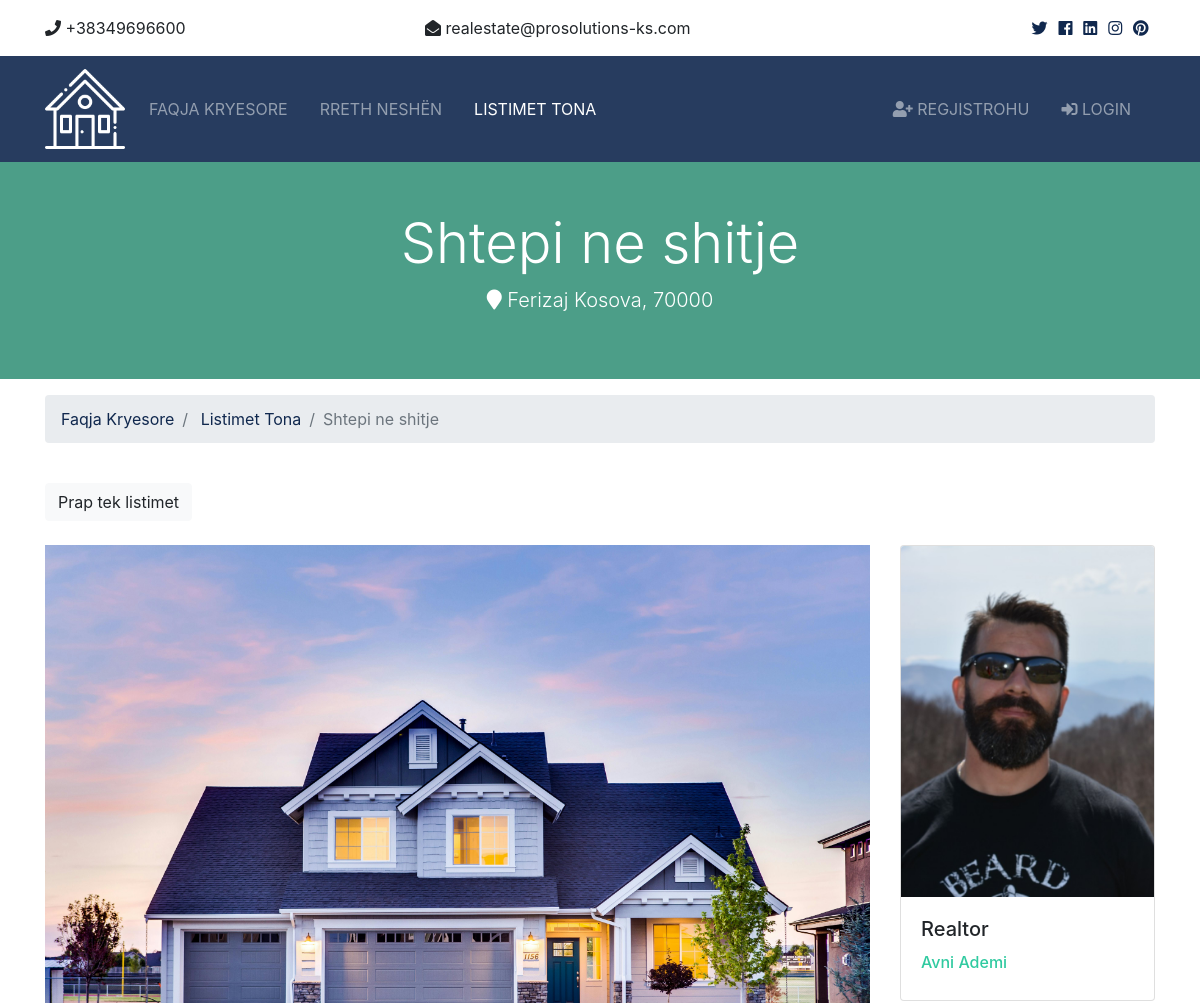
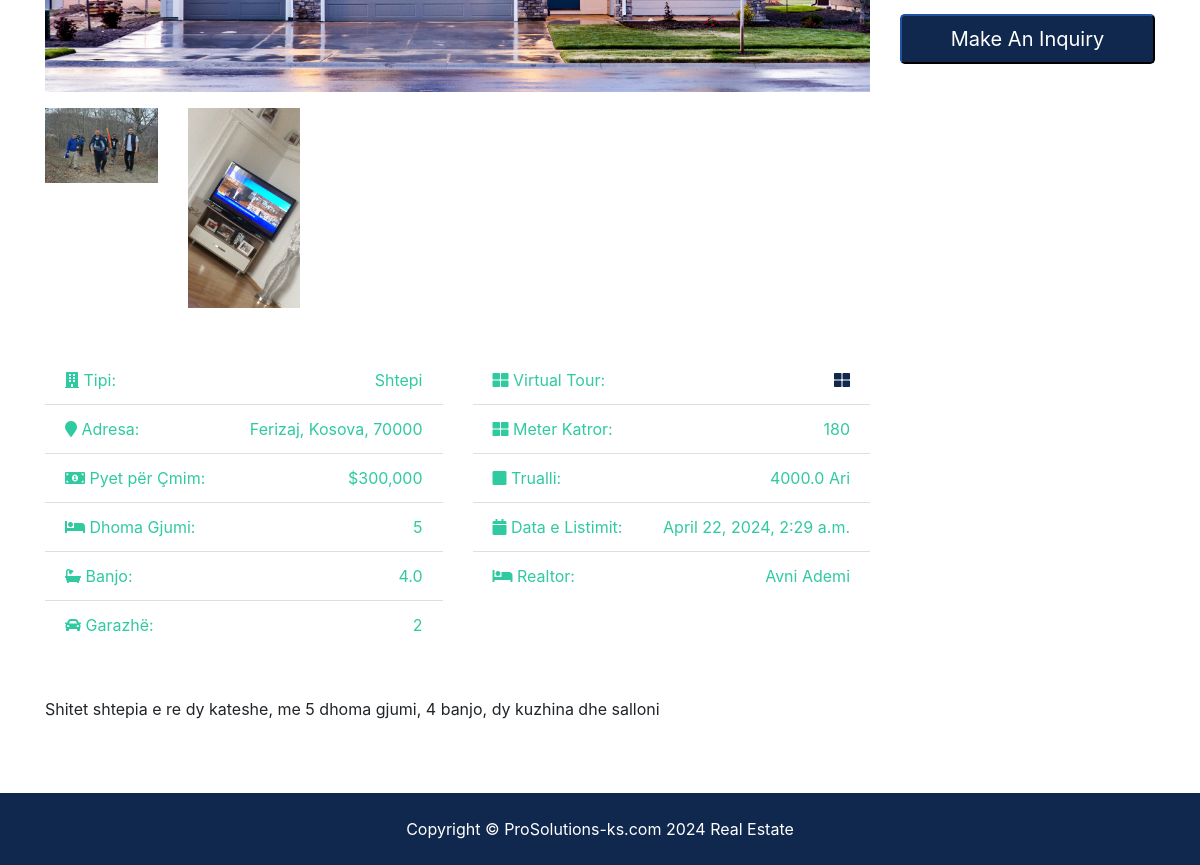
Page /listings/1 on the committed database (2 pictures, top to bottom).
### listings/models.py (models this page shows, shortened)
class Listing(models.Model):
  realtor = models.ForeignKey(Realtor, on_delete=models.DO_NOTHING)
  title = models.CharField(max_length=200)
  address = models.CharField(max_length=200)
  city = models.CharField(max_length=100)
  state = models.CharField(max_length=100)
  zipcode = models.CharField(max_length=20)
  type = models.CharField(max_length=100, default='Shtepi') #default
  description = models.TextField(blank=True)
  price = models.IntegerField()
  bedrooms = models.IntegerField()
  bathrooms = models.DecimalField(max_digits=2, decimal_places=1)
  garage = models.IntegerField(default=0)
  sqft = models.IntegerField()
  lot_size = models.DecimalField(max_digits=5, decimal_places=1)
  photo_main = models.ImageField(upload_to='photos/%Y/%m/%d/')
  photo_1 = models.ImageField(upload_to='photos/%Y/%m/%d/', blank=True)
  photo_2 = models.ImageField(upload_to='photos/%Y/%m/%d/', blank=True)
  photo_3 = models.ImageField(upload_to='photos/%Y/%m/%d/', blank=True)
  photo_4 = models.ImageField(upload_to='photos/%Y/%m/%d/', blank=True)
  photo_5 = models.ImageField(upload_to='photos/%Y/%m/%d/', blank=True)
  photo_6 = models.ImageField(upload_to='photos/%Y/%m/%d/', blank=True)
  is_published = models.BooleanField(default=True)
  list_date = models.DateTimeField(default=datetime.now, blank=True)

### realtors/models.py (models this page shows)
class Realtor(models.Model):
  name = models.CharField(max_length=200)
  photo = models.ImageField(upload_to='photos/%Y/%m/%d/')
  description = models.TextField(blank=True)
  phone = models.CharField(max_length=20)
  email = models.CharField(max_length=50)
  is_mvp = models.BooleanField(default=False)
  hire_date = models.DateTimeField(default=datetime.now, blank=True)
  def __str__(self):
    return self.name

### listings/views.py (the view)
# urls.py: path('<int:listing_id>', views.listing, name='listing'),
def listing(request, listing_id):
  listing = get_object_or_404(Listing, pk=listing_id)
  context = {
    'listing': listing
  }
  return render(request, 'listings/listing.html', context)

### templates/listings/listing.html (shortened to what this page needs)
{% extends 'base.html' %}
{% load humanize %}
{% block content %}
<section id="showcase-inner" class="py-5 text-white">
    <div class="container">
      <div class="row text-center">
        <div class="col-md-12">
          <h1 class="display-4">{{ listing.title }}</h1>
          <p class="lead">
            <i class="fas fa-map-marker"></i> {{ listing.city }} {{ listing.state }}, {{ listing.zipcode }}</p>
        </div>
      </div>
    </div>
  </section>
  <section id="bc" class="mt-3">
    <div class="container">
      <nav>
        <ol class="breadcrumb">
          <li class="breadcrumb-item">
            <a href="{% url 'index' %}">Faqja Kryesore</a>
          </li>
          <li class="breadcrumb-item">
            <a href="{% url 'listings' %}">Listimet Tona</a>
          </li>
          <li class="breadcrumb-item active">{{ listing.title }}</li>
        </ol>
      </nav>
    </div>
  </section>
  <section id="listing" class="py-4">
    <div class="container">
      <a href="{% url 'listings' %}" class="btn btn-light mb-4">Prap tek listimet</a>
      <div class="row">
        <div class="col-md-9">
          <img src="{{ listing.photo_main.url }}" alt="" class="img-main img-fluid mb-3">
          <div class="row mb-5 thumbs">
            {% if listing.photo_1 %}
            <div class="col-md-2">
              <a href="{{ listing.photo_1.url }}" data-lightbox="home-images">
                <img src="{{ listing.photo_1.url }}" alt="" class="img-fluid">
              </a>
            </div>
            {% endif %}
            {% if listing.photo_2 %}
            <div class="col-md-2">
              <a href="{{ listing.photo_2.url }}" data-lightbox="home-images">
                <img src="{{ listing.photo_2.url }}" alt="" class="img-fluid">
              </a>
            </div>
            {% endif %}
          </div>
          <div class="row mb-5 fields">
            <div class="col-md-6">
              <ul class="list-group list-group-flush">
                <li class="list-group-item text-secondary">
                  <i class="fas fa-building"></i> Tipi:
                  <span class="float-right">{{ listing.type }}</span>
                </li>
                <li class="list-group-item text-secondary">
                <i class="fas fa-map-marker"></i> Adresa:
                <span class="float-right"> {{listing.city}}, {{listing.state}}, {{listing.zipcode}}
                </span>
                </li>
                <li class="list-group-item text-secondary">
                  <i class="fas fa-money-bill-alt"></i> Pyet për Çmim:
                  <span class="float-right">${{ listing.price | intcomma }}</span>
                </li>
                <li class="list-group-item text-secondary">
                  <i class="fas fa-bed"></i> Dhoma Gjumi:
                  <span class="float-right">{{ listing.bedrooms }}</span>
                </li>
                <li class="list-group-item text-secondary">
                  <i class="fas fa-bath"></i> Banjo:
                  <span class="float-right">{{ listing.bathrooms }}</span>
                </li>
                <li class="list-group-item text-secondary">
                  <i class="fas fa-car"></i> Garazhë:
                  <span class="float-right">{{ listing.garage }}
                  </span>
                </li>
              </ul>
            </div>
            <div class="col-md-6">
              <ul class="list-group list-group-flush">
                <li class="list-group-item text-secondary">
                  <i class="fas fa-th-large"></i> Virtual Tour:
                  <span class="float-right">
                    <a href="https://my.matterport.com/show/?m=RMgmD8x9xfn" target="_blank">
                      <i class="fas fa-th-large"></i>
                    </a>
                  </span>
                </li>
                <li class="list-group-item text-secondary">
                  <i class="fas fa-th-large"></i> Meter Katror:
                  <span class="float-right">{{ listing.sqft }}</span>
                </li>
                <li class="list-group-item text-secondary">
                  <i class="fas fa-square"></i> Trualli:
                  <span class="float-right">{{ listing.lot_size }} Ari
                  </span>
                </li>
                <li class="list-group-item text-secondary">
                  <i class="fas fa-calendar"></i> Data e Listimit:
                  <span class="float-right">{{ listing.list_date }}</span>
                </li>
                <li class="list-group-item text-secondary">
                  <i class="fas fa-bed"></i> Realtor:
                  <span class="float-right">{{ listing.realtor }}
                  </span>
                </li>
              </ul>
            </div>
          </div>
          <div class="row mb-5">
            <div class="col-md-12">
                {{ listing.description }}
            </div>
          </div>
        </div>
        <div class="col-md-3">
          <div class="card mb-3">
            <img class="card-img-top" src="{{ listing.realtor.photo.url }}" alt="">
            <div class="card-body">
              <h5 class="card-title">Realtor</h5>
              <h6 class="text-secondary">{{ listing.realtor }}</h6>
            </div>
          </div>
          <button class="btn-primary btn-block btn-lg" data-toggle="modal" data-target="#inquiryModal">Make An Inquiry</button>
        </div>
      </div>
    </div>
  </section>
{% endblock %}

### templates/base.html (shortened to what this page needs)
{% load static %}
<!DOCTYPE html>
<html lang="en">
<head>
  <link rel="stylesheet" href="{% static 'css/all.css' %}">
  <link rel="stylesheet" href="{% static 'css/bootstrap.css' %}">
  <link rel="stylesheet" href="{% static 'css/style.css' %}">
  <link rel="stylesheet" href="{% static 'css/lightbox.min.css' %}">
</head>
<body>
  {% include 'partials/_topbar.html' %}
  {% include 'partials/_navbar.html' %}
  {% block content %} {% endblock %}
  {% include 'partials/_footer.html' %}
</body>
</html>

### templates/partials/_topbar.html
  <section id="top-bar" class="p-3">
    <div class="container">
      <div class="row">
        <div class="col-md-4">
          <i class="fas fa-phone"></i> +38349696600
        </div>
        <div class="col-md-4">
          <i class="fas fa-envelope-open"></i> realestate@prosolutions-ks.com
        </div>
        <div class="col-md-4">
          <div class="social text-right">
            <a href="#">
              <i class="fab fa-twitter"></i>
            </a>
            <a href="#">
              <i class="fab fa-facebook"></i>
            </a>
            <a href="#">
              <i class="fab fa-linkedin"></i>
            </a>
            <a href="#">
              <i class="fab fa-instagram"></i>
            </a>
            <a href="#">
              <i class="fab fa-pinterest"></i>
            </a>
          </div>
        </div>
      </div>
    </div>
  </section>

### templates/partials/_navbar.html (shortened to what this page needs)
{% load static %}
<nav class="navbar navbar-expand-lg navbar-dark bg-primary sticky-top">
    <div class="container">
      <a class="navbar-brand" href="{% url 'index' %}">
        <img src="{% static 'img/logo.png' %}" class="logo" alt="">
      </a>
      <div class="collapse navbar-collapse" id="navbarNavAltMarkup">
        <ul class="navbar-nav">
          <li
            {% if '/' == request.path %}
              class="nav-item active mr-3"
            {% else %}
              class="nav-item mr-3"
            {% endif %}
          >
            <a class="nav-link" href="{% url 'index' %}">Faqja Kryesore</a>
          </li>
          <li
            {% if 'about' in request.path %}
              class="nav-item active mr-3"
            {% else %}
              class="nav-item mr-3"
            {% endif %}
          >
            <a class="nav-link" href="{% url 'about' %}">Rreth Neshën</a>
          </li>
          <li
            {% if 'listings' in request.path %}
              class="nav-item active mr-3"
            {% else %}
              class="nav-item mr-3"
            {% endif %}
          >
            <a class="nav-link" href="{% url 'listings' %}">Listimet Tona</a>
          </li>
        </ul>
        <ul class="navbar-nav ml-auto">
          {% if user.is_authenticated %}
            <li
            {% if 'dashboard' in request.path %}
              class="nav-item active mr-3"
            {% else %}
              class="nav-item mr-3"
            {% endif %}
            >
              <a class="nav-link" href="{% url 'dashboard' %}">
               Mirësevini {{ user.username }} (Paneli Punes)</a>
            </li>
            <li class="nav-item mr-3">
              <a href="javascript:{document.getElementById('logout').submit()}" class="nav-link">
                <i class="fas fa-sign-out-alt"></i> Logout
              </a>
              <form action="{% url 'logout' %}" method="POST" id="logout">
                {% csrf_token %}
                <input type="hidden">
              </form>
            </li>
          {% else %}
            <li
            {% if 'register' in request.path %}
              class="nav-item active mr-3"
            {% else %}
              class="nav-item mr-3"
            {% endif %}
            >
              <a class="nav-link" href="{% url 'register' %}">
                <i class="fas fa-user-plus"></i> Regjistrohu</a>
            </li>
            <li
            {% if 'login' in request.path %}
              class="nav-item active mr-3"
            {% else %}
              class="nav-item mr-3"
            {% endif %}
            >
              <a class="nav-link" href="{% url 'login' %}">
                <i class="fas fa-sign-in-alt"></i>
                Login</a>
            </li>
          {% endif %}
        </ul>
      </div>
    </div>
  </nav>

### templates/partials/_footer.html
  <footer id="main-footer" class="py-4 bg-primary text-white text-center">
    Copyright &copy; <a href="https://ProSolutions-ks.com" class="text-white">ProSolutions-ks.com</a>
    <span class="year"></span>  Real Estate
  </footer>

### realestate/static/css/all.css (style rules this page uses)
.fa, .fas, .far, .fal, .fab { -moz-osx-font-smoothing: grayscale; -webkit-font-smoothing: antialiased; display: inline-block; font-style: normal; font-variant: normal; text-rendering: auto; line-height: 1; }
.fa-bath:before { content: "\f2cd"; }
.fa-bed:before { content: "\f236"; }
.fa-building:before { content: "\f1ad"; }
.fa-calendar:before { content: "\f133"; }
.fa-car:before { content: "\f1b9"; }
.fa-envelope-open:before { content: "\f2b6"; }
.fa-facebook:before { content: "\f09a"; }
.fa-instagram:before { content: "\f16d"; }
.fa-linkedin:before { content: "\f08c"; }
.fa-map-marker:before { content: "\f041"; }
.fa-money-bill-alt:before { content: "\f3d1"; }
.fa-phone:before { content: "\f095"; }
.fa-pinterest:before { content: "\f0d2"; }
.fa-sign-in-alt:before { content: "\f2f6"; }
.fa-square:before { content: "\f0c8"; }
.fa-th-large:before { content: "\f009"; }
.fa-twitter:before { content: "\f099"; }
.fa-user-plus:before { content: "\f234"; }
.fab { font-family: 'Font Awesome 5 Brands'; }
.fa, .fas { font-family: 'Font Awesome 5 Free'; font-weight: 900; }

### realestate/static/css/style.css (style rules this page uses)
img { width: 100%; }
.logo { width: 80px; }
.navbar { opacity: 0.9; text-transform: uppercase; }
.social a { margin-right: 0.4rem; }
#showcase-inner { background: url(../img/building.jpg) no-repeat top center fixed/cover; position: relative; overflow: hidden; min-height: 200px; }
#showcase-inner::before { content: ''; position: absolute; top: 0; left: 0; min-height: 100%; width: 100%; background: rgba(32, 134, 107, 0.8); }

### rows in the picture
Listing: title "Shtepi ne shitje", city "Ferizaj", state "Kosova", zipcode "70000", photo_main (picture), photo_1 (picture), photo_2 (picture), type "Shtepi", price "300,000", bedrooms "5", bathrooms "4.0", garage "2", sqft "180", lot_size "4000.0", list_date "April 22, 2024, 2:29 a.m.", realtor "Avni Ademi", description "Shitet shtepia e re dy kateshe, me 5 dhoma gjumi, 4 banjo, dy kuzhina dhe salloni", realtor.photo (picture)
